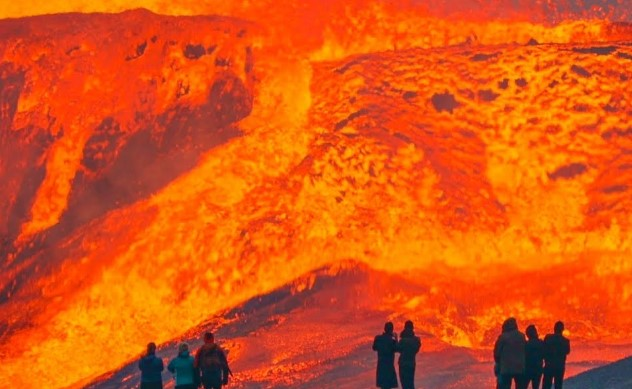
#> input picture Assignment-2/Q1/lava25.jpg, 632 x 389 px
$ python circle.py
#> lines starting #> are read from the running program, lines starting #| are printed output that depends on the picture; after the words box and inside, x2 and y2 are one past the last pixel; in counts of white or black regions, pixels touching at a corner belong together
import cv2
import numpy as np

def is_sun_present(image_path, sun_threshold=0.01):
    # Read the image
#> called with image_path = 'lava25.jpg', sun_threshold = 0.01
    image = cv2.imread(image_path)
#> image is the input picture: shape (389, 632, 3); mean B, G, R 20.1, 85, 219.2

    # Convert the image to grayscale
    gray_image = cv2.cvtColor(image, cv2.COLOR_BGR2GRAY)
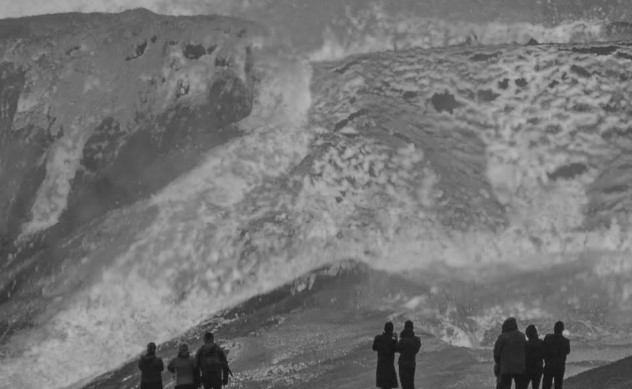
#> gray_image: shape (389, 632); min 16, max 184, mean 117.7

    # Apply GaussianBlur to reduce noise
    blurred_image = cv2.GaussianBlur(gray_image, (15, 15), 0)

    # Apply Canny edge detection
    edges = cv2.Canny(blurred_image, 30, 100)
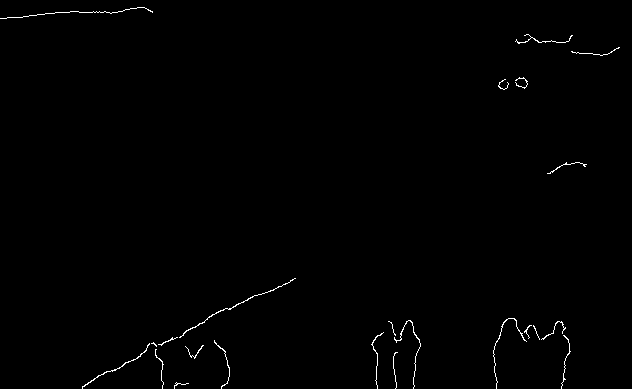
#> edges: shape (389, 632); 0.57% white in thin lines or dots

    # Find contours in the edges
    contours, _ = cv2.findContours(edges, cv2.RETR_EXTERNAL, cv2.CHAIN_APPROX_SIMPLE)
#> contours = 23 contours, 21 with area under 20; largest, box (x1, y1, x2, y2) and area: (179, 278, 296, 338) 36, (82, 343, 150, 389) 32

    # Filter contours based on area and circularity
    min_contour_area = 100
    max_contour_area = 5000
    min_circularity = 0.8

    filtered_contours = [
        contour for contour in contours
        if min_contour_area < cv2.contourArea(contour) < max_contour_area
        and cv2.matchShapes(contour, cv2.approxPolyDP(contour, 0.03 * cv2.arcLength(contour, True), True), 2, 0.0) < min_circularity
    ]
#> filtered_contours = []

    # If filtered contours are detected, consider the sun present
    if filtered_contours:
        return True

    return False

# Example usage:
image_path = 'lava25.jpg'
result = is_sun_present(image_path)

if result:
    print("Sun is present in the image.")
else:
    print("Sun is not present in the image.")
